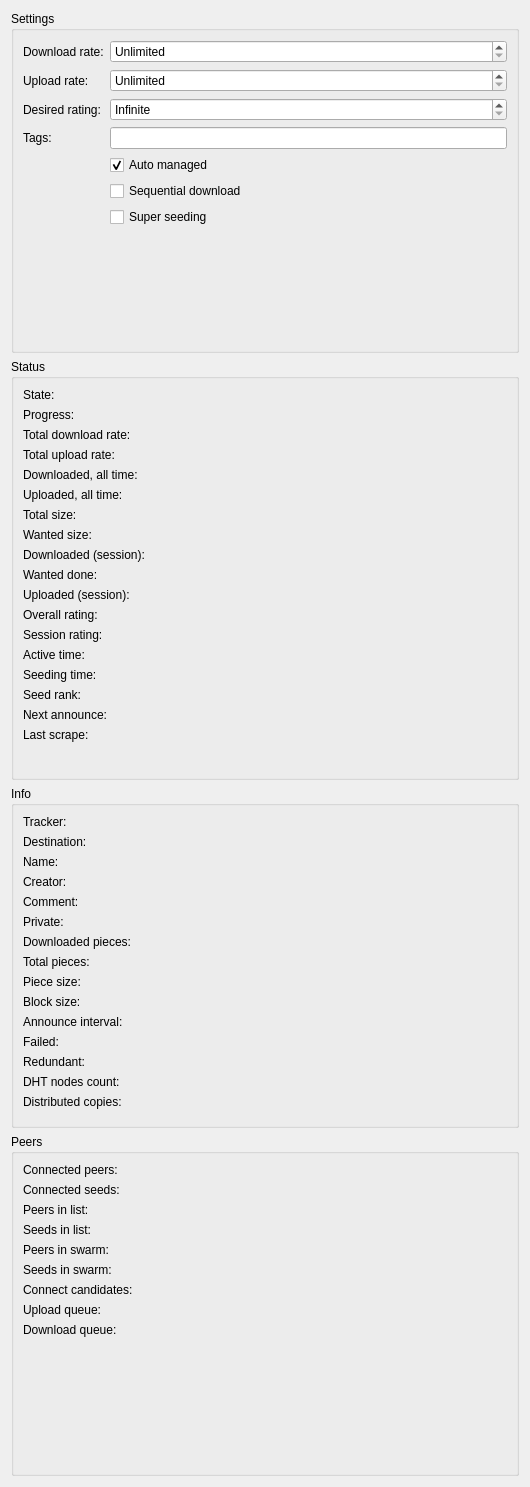
      <widget class="QWidget" name="scrollAreaWidgetContents_2" >
       <property name="geometry" >
        <rect>
         <x>0</x>
         <y>0</y>
         <width>530</width>
         <height>1487</height>
        </rect>
       </property>
       <layout class="QVBoxLayout" name="verticalLayout" >
        <item>
         <widget class="QGroupBox" name="groupBox_2" >
          <property name="title" >
           <string>Settings</string>
          </property>
          <layout class="QFormLayout" name="formLayout_2" >
           <property name="fieldGrowthPolicy" >
            <enum>QFormLayout::AllNonFixedFieldsGrow</enum>
           </property>
           <item row="0" column="0" >
            <widget class="QLabel" name="label_34" >
             <property name="text" >
              <string>Download rate:</string>
             </property>
            </widget>
           </item>
           <item row="0" column="1" >
            <widget class="QSpinBox" name="TorrentDownloadRateController_" >
             <property name="specialValueText" >
              <string>Unlimited</string>
             </property>
             <property name="accelerated" >
              <bool>true</bool>
             </property>
             <property name="suffix" >
              <string> kb/s</string>
             </property>
             <property name="maximum" >
              <number>10000</number>
             </property>
             <property name="singleStep" >
              <number>100</number>
             </property>
             <property name="value" >
              <number>0</number>
             </property>
            </widget>
           </item>
           <item row="1" column="0" >
            <widget class="QLabel" name="label_65" >
             <property name="text" >
              <string>Upload rate:</string>
             </property>
            </widget>
           </item>
           <item row="1" column="1" >
            <widget class="QSpinBox" name="TorrentUploadRateController_" >
             <property name="specialValueText" >
              <string>Unlimited</string>
             </property>
             <property name="suffix" >
              <string> kb/s</string>
             </property>
             <property name="maximum" >
              <number>10000</number>
             </property>
             <property name="singleStep" >
              <number>100</number>
             </property>
             <property name="value" >
              <number>0</number>
             </property>
            </widget>
           </item>
           <item row="2" column="0" >
            <widget class="QLabel" name="label_36" >
             <property name="text" >
              <string>Desired rating:</string>
             </property>
            </widget>
           </item>
           <item row="2" column="1" >
            <widget class="QDoubleSpinBox" name="TorrentDesiredRating_" >
             <property name="specialValueText" >
              <string>Infinite</string>
             </property>
             <property name="accelerated" >
              <bool>true</bool>
             </property>
            </widget>
           </item>
           <item row="3" column="0" >
            <widget class="QLabel" name="label_44" >
             <property name="text" >
              <string>Tags:</string>
             </property>
            </widget>
           </item>
           <item row="3" column="1" >
            <widget class="LeechCraft::Util::TagsLineEdit" name="TorrentTags_" />
           </item>
           <item row="6" column="1" >
            <widget class="QCheckBox" name="TorrentSuperSeeding_" >
             <property name="text" >
              <string>Super seeding</string>
             </property>
            </widget>
           </item>
           <item row="5" column="1" >
            <widget class="QCheckBox" name="TorrentSequentialDownload_" >
             <property name="text" >
              <string>Sequential download</string>
             </property>
            </widget>
           </item>
           <item row="4" column="1" >
            <widget class="QCheckBox" name="TorrentManaged_" >
             <property name="text" >
              <string>Auto managed</string>
             </property>
             <property name="checked" >
              <bool>true</bool>
             </property>
            </widget>
           </item>
          </layout>
          <zorder>label_34</zorder>
          <zorder>label_36</zorder>
          <zorder>TorrentDesiredRating_</zorder>
          <zorder>label_44</zorder>
          <zorder>TorrentTags_</zorder>
          <zorder>label_65</zorder>
          <zorder>TorrentManaged_</zorder>
          <zorder>TorrentSuperSeeding_</zorder>
          <zorder>TorrentSequentialDownload_</zorder>
         </widget>
        </item>
        <item>
         <widget class="QGroupBox" name="groupBox_7" >
          <property name="title" >
           <string>Status</string>
          </property>
          <layout class="QFormLayout" name="formLayout_6" >
           <item row="0" column="0" >
            <widget class="QLabel" name="label" >
             <property name="text" >
              <string>State:</string>
             </property>
            </widget>
           </item>
           <item row="0" column="1" >
            <widget class="QLabel" name="LabelState_" >
             <property name="text" >
              <string/>
             </property>
            </widget>
           </item>
           <item row="1" column="0" >
            <widget class="QLabel" name="label_3" >
             <property name="text" >
              <string>Progress:</string>
             </property>
            </widget>
           </item>
           <item row="1" column="1" >
            <widget class="QLabel" name="LabelProgress_" >
             <property name="text" >
              <string/>
             </property>
            </widget>
           </item>
           <item row="2" column="0" >
            <widget class="QLabel" name="label_15" >
             <property name="text" >
              <string>Total download rate:</string>
             </property>
            </widget>
           </item>
           <item row="2" column="1" >
            <widget class="QLabel" name="LabelDownloadRate_" >
             <property name="text" >
              <string/>
             </property>
            </widget>
           </item>
           <item row="3" column="0" >
            <widget class="QLabel" name="label_17" >
             <property name="text" >
              <string>Total upload rate:</string>
             </property>
            </widget>
           </item>
           <item row="3" column="1" >
            <widget class="QLabel" name="LabelUploadRate_" >
             <property name="text" >
              <string/>
             </property>
            </widget>
           </item>
           <item row="4" column="0" >
            <widget class="QLabel" name="label_73" >
             <property name="text" >
              <string>Downloaded, all time:</string>
             </property>
            </widget>
           </item>
           <item row="4" column="1" >
            <widget class="QLabel" name="LabelDownloadedTotal_" >
             <property name="text" >
              <string/>
             </property>
            </widget>
           </item>
           <item row="5" column="0" >
            <widget class="QLabel" name="label_19" >
             <property name="text" >
              <string>Uploaded, all time:</string>
             </property>
            </widget>
           </item>
           <item row="5" column="1" >
            <widget class="QLabel" name="LabelUploadedTotal_" >
             <property name="text" >
              <string/>
             </property>
            </widget>
           </item>
           <item row="6" column="0" >
            <widget class="QLabel" name="label_13" >
             <property name="text" >
              <string>Total size:</string>
             </property>
            </widget>
           </item>
           <item row="6" column="1" >
            <widget class="QLabel" name="LabelTotalSize_" >
             <property name="text" >
              <string/>
             </property>
            </widget>
           </item>
           <item row="7" column="0" >
            <widget class="QLabel" name="label_72" >
             <property name="text" >
              <string>Wanted size:</string>
             </property>
            </widget>
           </item>
           <item row="7" column="1" >
            <widget class="QLabel" name="LabelWantedSize_" >
             <property name="text" >
              <string/>
             </property>
            </widget>
           </item>
           <item row="8" column="0" >
            <widget class="QLabel" name="label_12" >
             <property name="text" >
              <string>Downloaded (session):</string>
             </property>
            </widget>
           </item>
           <item row="8" column="1" >
            <widget class="QLabel" name="LabelDownloaded_" >
             <property name="text" >
              <string/>
             </property>
            </widget>
           </item>
           <item row="9" column="0" >
            <widget class="QLabel" name="label_64" >
             <property name="text" >
              <string>Wanted done:</string>
             </property>
            </widget>
           </item>
           <item row="9" column="1" >
            <widget class="QLabel" name="LabelWantedDownloaded_" >
             <property name="text" >
              <string/>
             </property>
            </widget>
           </item>
           <item row="10" column="0" >
            <widget class="QLabel" name="label_39" >
             <property name="text" >
              <string>Uploaded (session):</string>
             </property>
            </widget>
           </item>
           <item row="10" column="1" >
            <widget class="QLabel" name="LabelUploaded_" >
             <property name="text" >
              <string/>
             </property>
            </widget>
           </item>
           <item row="11" column="0" >
            <widget class="QLabel" name="label_4" >
             <property name="text" >
              <string>Overall rating:</string>
             </property>
            </widget>
           </item>
           <item row="11" column="1" >
            <widget class="QLabel" name="LabelTorrentOverallRating_" >
             <property name="text" >
              <string/>
             </property>
            </widget>
           </item>
           <item row="12" column="0" >
            <widget class="QLabel" name="label_42" >
             <property name="text" >
              <string>Session rating:</string>
             </property>
            </widget>
           </item>
           <item row="12" column="1" >
            <widget class="QLabel" name="LabelTorrentRating_" >
             <property name="text" >
              <string/>
             </property>
            </widget>
           </item>
           <item row="13" column="0" >
            <widget class="QLabel" name="label_43" >
             <property name="text" >
              <string>Active time:</string>
             </property>
            </widget>
           </item>
           <item row="13" column="1" >
            <widget class="QLabel" name="LabelActiveTime_" >
             <property name="text" >
              <string/>
             </property>
            </widget>
           </item>
           <item row="14" column="0" >
            <widget class="QLabel" name="label_51" >
             <property name="text" >
              <string>Seeding time:</string>
             </property>
            </widget>
           </item>
           <item row="14" column="1" >
            <widget class="QLabel" name="LabelSeedingTime_" >
             <property name="text" >
              <string/>
             </property>
            </widget>
           </item>
           <item row="15" column="0" >
            <widget class="QLabel" name="label_60" >
             <property name="text" >
              <string>Seed rank:</string>
             </property>
            </widget>
           </item>
           <item row="15" column="1" >
            <widget class="QLabel" name="LabelSeedRank_" >
             <property name="text" >
              <string/>
             </property>
            </widget>
           </item>
           <item row="16" column="0" >
            <widget class="QLabel" name="label_7" >
             <property name="text" >
              <string>Next announce:</string>
             </property>
            </widget>
           </item>
           <item row="16" column="1" >
            <widget class="QLabel" name="LabelNextAnnounce_" >
             <property name="text" >
              <string/>
             </property>
            </widget>
           </item>
           <item row="17" column="0" >
            <widget class="QLabel" name="label_35" >
             <property name="text" >
              <string>Last scrape:</string>
             </property>
            </widget>
           </item>
           <item row="17" column="1" >
            <widget class="QLabel" name="LabelLastScrape_" >
             <property name="text" >
              <string/>
             </property>
            </widget>
           </item>
           <item row="18" column="0" >
            <widget class="PiecesWidget" native="1" name="PiecesWidget_" >
             <property name="minimumSize" >
              <size>
               <width>0</width>
               <height>20</height>
              </size>
             </property>
             <property name="text" stdset="0" >
              <string/>
             </property>
            </widget>
           </item>
          </layout>
         </widget>
        </item>
        <item>
         <widget class="QGroupBox" name="groupBox_6" >
          <property name="title" >
           <string>Info</string>
          </property>
          <layout class="QFormLayout" name="formLayout_4" >
           <property name="fieldGrowthPolicy" >
            <enum>QFormLayout::AllNonFixedFieldsGrow</enum>
           </property>
           <item row="2" column="0" >
            <widget class="QLabel" name="label_74" >
             <property name="text" >
              <string>Name:</string>
             </property>
            </widget>
           </item>
           <item row="2" column="1" >
            <widget class="QLabel" name="LabelName_" >
             <property name="text" >
              <string/>
             </property>
            </widget>
           </item>
           <item row="3" column="0" >
            <widget class="QLabel" name="label_75" >
             <property name="text" >
              <string>Creator:</string>
             </property>
            </widget>
           </item>
           <item row="3" column="1" >
            <widget class="QLabel" name="LabelCreator_" >
             <property name="text" >
              <string/>
             </property>
            </widget>
           </item>
           <item row="4" column="0" >
            <widget class="QLabel" name="label_76" >
             <property name="text" >
              <string>Comment:</string>
             </property>
            </widget>
           </item>
           <item row="4" column="1" >
            <widget class="QLabel" name="LabelComment_" >
             <property name="text" >
              <string/>
             </property>
            </widget>
           </item>
           <item row="5" column="0" >
            <widget class="QLabel" name="label_79" >
             <property name="text" >
              <string>Private:</string>
             </property>
            </widget>
           </item>
           <item row="5" column="1" >
            <widget class="QLabel" name="LabelPrivate_" >
             <property name="text" >
              <string/>
             </property>
            </widget>
           </item>
           <item row="6" column="0" >
            <widget class="QLabel" name="label_10" >
             <property name="text" >
              <string>Downloaded pieces:</string>
             </property>
            </widget>
           </item>
           <item row="6" column="1" >
            <widget class="QLabel" name="LabelDownloadedPieces_" >
             <property name="text" >
              <string/>
             </property>
            </widget>
           </item>
           <item row="7" column="0" >
            <widget class="QLabel" name="label_8" >
             <property name="text" >
              <string>Total pieces:</string>
             </property>
            </widget>
           </item>
           <item row="7" column="1" >
            <widget class="QLabel" name="LabelTotalPieces_" >
             <property name="text" >
              <string/>
             </property>
            </widget>
           </item>
           <item row="8" column="0" >
            <widget class="QLabel" name="label_14" >
             <property name="text" >
              <string>Piece size:</string>
             </property>
            </widget>
           </item>
           <item row="8" column="1" >
            <widget class="QLabel" name="LabelPieceSize_" >
             <property name="text" >
              <string/>
             </property>
            </widget>
           </item>
           <item row="9" column="0" >
            <widget class="QLabel" name="label_16" >
             <property name="text" >
              <string>Block size:</string>
             </property>
            </widget>
           </item>
           <item row="9" column="1" >
            <widget class="QLabel" name="LabelBlockSize_" >
             <property name="text" >
              <string/>
             </property>
            </widget>
           </item>
           <item row="10" column="0" >
            <widget class="QLabel" name="label_9" >
             <property name="text" >
              <string>Announce interval:</string>
             </property>
            </widget>
           </item>
           <item row="10" column="1" >
            <widget class="QLabel" name="LabelAnnounceInterval_" >
             <property name="text" >
              <string/>
             </property>
            </widget>
           </item>
           <item row="11" column="0" >
            <widget class="QLabel" name="label_11" >
             <property name="text" >
              <string>Failed:</string>
             </property>
            </widget>
           </item>
           <item row="12" column="0" >
            <widget class="QLabel" name="label_78" >
             <property name="text" >
              <string>Redundant:</string>
             </property>
            </widget>
           </item>
           <item row="11" column="1" >
            <widget class="QLabel" name="LabelFailed_" >
             <property name="text" >
              <string/>
             </property>
            </widget>
           </item>
           <item row="12" column="1" >
            <widget class="QLabel" name="LabelRedundantData_" >
             <property name="text" >
              <string/>
             </property>
            </widget>
           </item>
           <item row="13" column="0" >
            <widget class="QLabel" name="label_6" >
             <property name="text" >
              <string>DHT nodes count:</string>
             </property>
            </widget>
           </item>
           <item row="14" column="0" >
            <widget class="QLabel" name="label_40" >
             <property name="text" >
              <string>Distributed copies:</string>
             </property>
            </widget>
           </item>
           <item row="13" column="1" >
            <widget class="QLabel" name="LabelDHTNodesCount_" >
             <property name="text" >
              <string/>
             </property>
            </widget>
           </item>
           <item row="14" column="1" >
            <widget class="QLabel" name="LabelDistributedCopies_" >
             <property name="text" >
              <string/>
             </property>
            </widget>
           </item>
           <item row="0" column="0" >
            <widget class="QLabel" name="label_5" >
             <property name="text" >
              <string>Tracker:</string>
             </property>
            </widget>
           </item>
           <item row="0" column="1" >
            <widget class="QLabel" name="LabelTracker_" >
             <property name="text" >
              <string/>
             </property>
            </widget>
           </item>
           <item row="1" column="0" >
            <widget class="QLabel" name="label_37" >
             <property name="text" >
              <string>Destination:</string>
             </property>
            </widget>
           </item>
           <item row="1" column="1" >
            <widget class="QLabel" name="LabelDestination_" >
             <property name="text" >
              <string/>
             </property>
            </widget>
           </item>
          </layout>
         </widget>
        </item>
        <item>
         <widget class="QGroupBox" name="groupBox_8" >
          <property name="title" >
           <string>Peers</string>
          </property>
          <layout class="QFormLayout" name="formLayout_7" >
           <property name="fieldGrowthPolicy" >
            <enum>QFormLayout::AllNonFixedFieldsGrow</enum>
           </property>
           <item row="0" column="0" >
            <widget class="QLabel" name="label_2" >
             <property name="text" >
              <string>Connected peers:</string>
             </property>
            </widget>
           </item>
           <item row="0" column="1" >
            <widget class="QLabel" name="LabelConnectedPeers_" >
             <property name="text" >
              <string/>
             </property>
            </widget>
           </item>
           <item row="2" column="0" >
            <widget class="QLabel" name="label_47" >
             <property name="text" >
              <string>Peers in list:</string>
             </property>
            </widget>
           </item>
           <item row="2" column="1" >
            <widget class="QLabel" name="LabelPeersInList_" >
             <property name="text" >
              <string/>
             </property>
            </widget>
           </item>
           <item row="4" column="0" >
            <widget class="QLabel" name="label_55" >
             <property name="text" >
              <string>Peers in swarm:</string>
             </property>
            </widget>
           </item>
           <item row="4" column="1" >
            <widget class="QLabel" name="LabelPeersInSwarm_" >
             <property name="text" >
              <string/>
             </property>
            </widget>
           </item>
           <item row="6" column="0" >
            <widget class="QLabel" name="label_50" >
             <property name="text" >
              <string>Connect candidates:</string>
             </property>
            </widget>
           </item>
           <item row="6" column="1" >
            <widget class="QLabel" name="LabelConnectCandidates_" >
             <property name="text" >
              <string/>
             </property>
            </widget>
           </item>
           <item row="7" column="0" >
            <widget class="QLabel" name="label_38" >
             <property name="text" >
              <string>Upload queue:</string>
             </property>
            </widget>
           </item>
           <item row="7" column="1" >
            <widget class="QLabel" name="LabelUpBandwidthQueue_" >
             <property name="text" >
              <string/>
             </property>
            </widget>
           </item>
           <item row="1" column="0" >
            <widget class="QLabel" name="label_80" >
             <property name="text" >
              <string>Connected seeds:</string>
             </property>
            </widget>
           </item>
           <item row="1" column="1" >
            <widget class="QLabel" name="LabelConnectedSeeds_" >
             <property name="text" >
              <string/>
             </property>
            </widget>
           </item>
           <item row="3" column="0" >
            <widget class="QLabel" name="label_81" >
             <property name="text" >
              <string>Seeds in list:</string>
             </property>
            </widget>
           </item>
           <item row="3" column="1" >
            <widget class="QLabel" name="LabelSeedsInList_" >
             <property name="text" >
              <string/>
             </property>
            </widget>
           </item>
           <item row="5" column="0" >
            <widget class="QLabel" name="label_82" >
             <property name="text" >
              <string>Seeds in swarm:</string>
             </property>
            </widget>
           </item>
           <item row="5" column="1" >
            <widget class="QLabel" name="LabelSeedsInSwarm_" >
             <property name="text" >
              <string/>
             </property>
            </widget>
           </item>
           <item row="8" column="0" >
            <widget class="QLabel" name="label_77" >
             <property name="text" >
              <string>Download queue:</string>
             </property>
            </widget>
           </item>
           <item row="8" column="1" >
            <widget class="QLabel" name="LabelDownBandwidthQueue_" >
             <property name="text" >
              <string/>
             </property>
            </widget>
           </item>
          </layout>
         </widget>
        </item>
       </layout>
      </widget>
